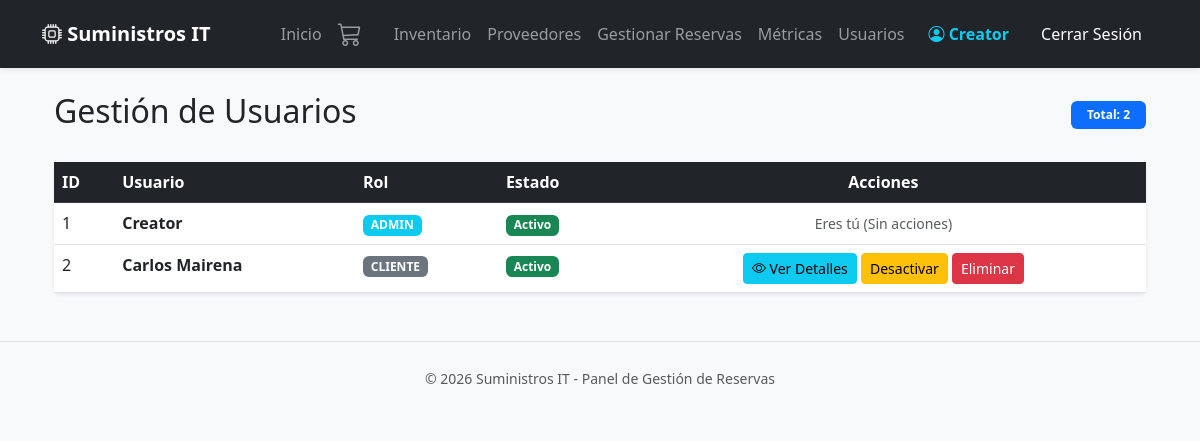
Page /usuarios (signed in) on the earlier database version.
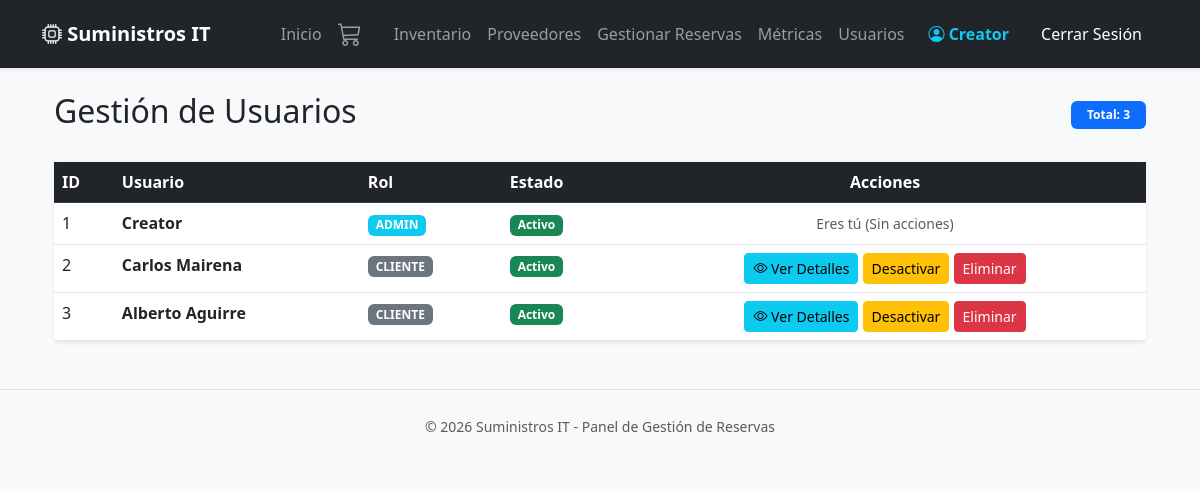
Same page on the later database version.
### models.py (models this page shows, shortened)
class Usuario(db.Model, UserMixin):
    id = db.Column(db.Integer, primary_key=True)
    username = db.Column(db.String(50), unique=True, nullable=False)
    password = db.Column(db.String(200), nullable=False)
    rol = db.Column(db.String(20), default='cliente')
    activo = db.Column(db.Boolean, default=True)

### main.py (the view)
    @app.route('/usuarios')
    @login_required
    @admin_required
    def ver_usuarios():
        todos_los_usuarios = Usuario.query.all()
        return render_template('usuarios.html', usuarios=todos_los_usuarios)

### main.py (called while the page is built)
def admin_required(f):
    @wraps(f)
    def decorated_function(*args, **kwargs):
        if not current_user.is_authenticated or current_user.rol != 'admin':
            flash("Acceso denegado. Solo administradores pueden acceder.", "danger")
            return redirect(url_for('index'))
        return f(*args, **kwargs)
    return decorated_function

### templates/usuarios.html (shortened to what this page needs)
{% extends 'base.html' %}
{% block content %}
<div class="container mt-4">
    <div class="d-flex justify-content-between align-items-center mb-4">
        <h2>Gestión de Usuarios</h2>
        <span class="badge bg-primary px-3 py-2">Total: {{ usuarios|length }}</span>
    </div>
    <div class="card shadow-sm border-0">
        <div class="card-body p-0">
            <table class="table table-hover mb-0">
                <thead class="table-dark">
                    <tr>
                        <th>ID</th>
                        <th>Usuario</th>
                        <th>Rol</th>
                        <th>Estado</th>
                        <th class="text-center">Acciones</th>
                    </tr>
                </thead>
                <tbody>
                    {% for usuario in usuarios %}
                    <tr>
                        <td>{{ usuario.id }}</td>
                        <td><strong>{{ usuario.username }}</strong></td>
                        <td>
                            <span class="badge {{ 'bg-info' if usuario.rol == 'admin' else 'bg-secondary' }}">
                                {{ usuario.rol.upper() }}
                            </span>
                        </td>
                        <td>
                            {% if usuario.activo %}
                                <span class="badge bg-success">Activo</span>
                            {% else %}
                                <span class="badge bg-danger">Inactivo</span>
                            {% endif %}
                        </td>
                        <td class="text-center">
                            {% if usuario.id != current_user.id %}
                                <button type="button" class="btn btn-sm btn-info"
                                        data-bs-toggle="modal"
                                        data-bs-target="#modalDetalles{{ usuario.id }}">
                                    <i class="bi bi-eye"></i> Ver Detalles
                                </button>
                                <a href="{{ url_for('cambiar_estado', id=usuario.id) }}"
                                   class="btn btn-sm {{ 'btn-warning' if usuario.activo else 'btn-success' }}">
                                    {{ 'Desactivar' if usuario.activo else 'Activar' }}
                                </a>
                                <a href="{{ url_for('eliminar_usuario', id=usuario.id) }}"
                                   class="btn btn-sm btn-danger"
                                   onclick="return confirm('¿Estás seguro de eliminar a este usuario permanentemente?')">
                                    Eliminar
                                </a>
                            {% else %}
                                <span class="text-muted small">Eres tú (Sin acciones)</span>
                            {% endif %}
                        </td>
                    </tr>
                    {% endfor %}
                </tbody>
            </table>
        </div>
    </div>
</div>
{% endblock %}

### templates/base.html (shortened to what this page needs)
<!DOCTYPE html>
<html lang="es">
<head>
    <link href="https://cdn.jsdelivr.net/npm/bootstrap@5.3.0/dist/css/bootstrap.min.css" rel="stylesheet">
    <link rel="stylesheet" href="https://cdn.jsdelivr.net/npm/bootstrap-icons@1.11.0/font/bootstrap-icons.css">
</head>
<body class="bg-light">
    <nav class="navbar navbar-expand-lg navbar-dark bg-dark mb-4 shadow-sm">
        <div class="container">
            <a class="navbar-brand fw-bold" href="{{ url_for('index') }}">
                <i class="bi bi-cpu"></i> Suministros IT
            </a>
            <div class="collapse navbar-collapse" id="navbarNav">
                <div class="navbar-nav ms-auto align-items-center">
                    <a class="nav-link" href="{{ url_for('index') }}">Inicio</a>
                    {% if current_user.is_authenticated %}
                        <a class="nav-link position-relative me-3" href="{{ url_for('ver_carrito') }}" title="Ver mi carrito">
                            <i class="bi bi-cart3 fs-4"></i>
                        </a>
                        {% if current_user.rol == 'admin' %}
                            <a class="nav-link" href="{{ url_for('inventario') }}">Inventario</a>
                            <a class="nav-link" href="{{ url_for('ver_proveedores') }}">Proveedores</a>
                            <a class="nav-link" href="{{ url_for('panel_admin_reservas') }}">Gestionar Reservas</a>
                            <a class="nav-link" href="{{ url_for('dashboard') }}">Métricas</a>
                            <a class="nav-link" href="{{ url_for('ver_usuarios') }}">Usuarios</a>
                        {% elif current_user.rol == 'cliente' %}
                            <a class="nav-link" href="{{ url_for('ver_catalogo') }}">Catálogo</a>
                            <a class="nav-link" href="{{ url_for('pedidos_clientes') }}">Mis Reservas</a>
                        {% endif %}
                        <span class="navbar-text ms-3 me-2 text-info fw-semibold">
                            <i class="bi bi-person-circle"></i> {{ current_user.username }}
                        </span>
                        <a class="nav-link btn btn-outline-danger btn-sm text-white px-3 ms-2" href="{{ url_for('logout') }}">
                            Cerrar Sesión
                        </a>
                    {% else %}
                        <a class="nav-link" href="{{ url_for('login') }}">Iniciar Sesión</a>
                        <a class="nav-link btn btn-primary btn-sm text-white px-3 ms-2" href="{{ url_for('registro') }}">Registrarse</a>
                    {% endif %}
                </div>
            </div>
        </div>
    </nav>
    <div class="container">
        {% block content %}{% endblock %}
    </div>
    <footer class="text-center py-4 mt-5 text-muted border-top">
        <small>&copy; 2026 Suministros IT - Panel de Gestión de Reservas</small>
    </footer>
</body>
</html>

Differences in the rows shown:
added Usuario: id "3", username "Alberto Aguirre", rol "CLIENTE", shows "Activo", activo "Desactivar"
Other differences:
{{ usuarios|length }}: "2" → "3"
